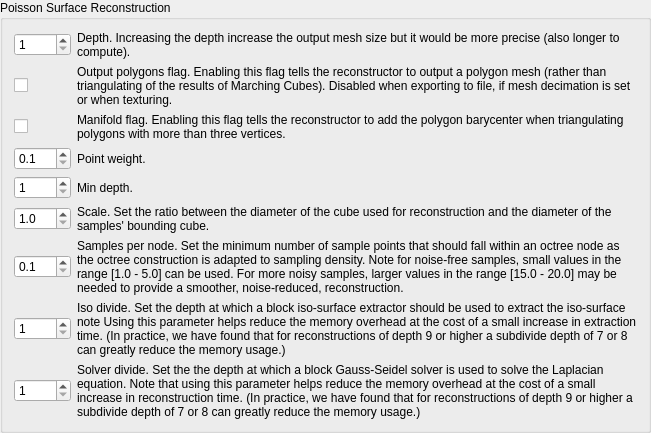
           <widget class="QGroupBox" name="groupBox_poisson">
            <property name="title">
             <string>Poisson Surface Reconstruction</string>
            </property>
            <property name="checkable">
             <bool>false</bool>
            </property>
            <property name="checked">
             <bool>false</bool>
            </property>
            <layout class="QGridLayout" name="gridLayout_14" columnstretch="0,1">
             <item row="0" column="1">
              <widget class="QLabel" name="label_172">
               <property name="text">
                <string>Depth. Increasing the depth increase the output mesh size but it would be more precise (also longer to compute).</string>
               </property>
               <property name="wordWrap">
                <bool>true</bool>
               </property>
              </widget>
             </item>
             <item row="7" column="1">
              <widget class="QLabel" name="label_177">
               <property name="text">
                <string>Samples per node. Set the minimum number of sample points that should fall within an octree node as the octree construction is adapted to sampling density. Note for noise-free samples, small values in the range [1.0 - 5.0] can be used. For more noisy samples, larger values in the range [15.0 - 20.0] may be needed to provide a smoother, noise-reduced, reconstruction.</string>
               </property>
               <property name="wordWrap">
                <bool>true</bool>
               </property>
              </widget>
             </item>
             <item row="8" column="0">
              <widget class="QSpinBox" name="spinBox_poisson_iso">
               <property name="minimum">
                <number>1</number>
               </property>
              </widget>
             </item>
             <item row="2" column="1">
              <widget class="QLabel" name="label_176">
               <property name="text">
                <string>Manifold flag. Enabling this flag tells the reconstructor to add the polygon barycenter when triangulating polygons with more than three vertices.</string>
               </property>
               <property name="wordWrap">
                <bool>true</bool>
               </property>
              </widget>
             </item>
             <item row="7" column="0">
              <widget class="QDoubleSpinBox" name="doubleSpinBox_poisson_samples">
               <property name="decimals">
                <number>1</number>
               </property>
               <property name="minimum">
                <double>0.100000000000000</double>
               </property>
               <property name="maximum">
                <double>30.000000000000000</double>
               </property>
              </widget>
             </item>
             <item row="5" column="0">
              <widget class="QDoubleSpinBox" name="doubleSpinBox_poisson_scale">
               <property name="decimals">
                <number>1</number>
               </property>
               <property name="minimum">
                <double>1.000000000000000</double>
               </property>
               <property name="maximum">
                <double>2.000000000000000</double>
               </property>
              </widget>
             </item>
             <item row="3" column="1">
              <widget class="QLabel" name="label_181">
               <property name="text">
                <string>Point weight.</string>
               </property>
               <property name="wordWrap">
                <bool>true</bool>
               </property>
              </widget>
             </item>
             <item row="4" column="1">
              <widget class="QLabel" name="label_182">
               <property name="text">
                <string>Min depth.</string>
               </property>
               <property name="wordWrap">
                <bool>true</bool>
               </property>
              </widget>
             </item>
             <item row="0" column="0">
              <widget class="QSpinBox" name="spinBox_poisson_depth">
               <property name="minimum">
                <number>1</number>
               </property>
              </widget>
             </item>
             <item row="8" column="1">
              <widget class="QLabel" name="label_178">
               <property name="text">
                <string>Iso divide. Set the depth at which a block iso-surface extractor should be used to extract the iso-surface note Using this parameter helps reduce the memory overhead at the cost of a small increase in extraction time. (In practice, we have found that for reconstructions of depth 9 or higher a subdivide depth of 7 or 8 can greatly reduce the memory usage.)</string>
               </property>
               <property name="wordWrap">
                <bool>true</bool>
               </property>
              </widget>
             </item>
             <item row="9" column="1">
              <widget class="QLabel" name="label_179">
               <property name="text">
                <string>Solver divide. Set the the depth at which a block Gauss-Seidel solver is used to solve the Laplacian equation. Note that using this parameter helps reduce the memory overhead at the cost of a small increase in reconstruction time. (In practice, we have found that for reconstructions of depth 9 or higher a subdivide depth of 7 or 8 can greatly reduce the memory usage.)</string>
               </property>
               <property name="wordWrap">
                <bool>true</bool>
               </property>
              </widget>
             </item>
             <item row="5" column="1">
              <widget class="QLabel" name="label_180">
               <property name="text">
                <string>Scale. Set the ratio between the diameter of the cube used for reconstruction and the diameter of the samples' bounding cube.</string>
               </property>
               <property name="wordWrap">
                <bool>true</bool>
               </property>
              </widget>
             </item>
             <item row="2" column="0">
              <widget class="QCheckBox" name="checkBox_poisson_manifold">
               <property name="text">
                <string/>
               </property>
              </widget>
             </item>
             <item row="9" column="0">
              <widget class="QSpinBox" name="spinBox_poisson_solver">
               <property name="minimum">
                <number>1</number>
               </property>
              </widget>
             </item>
             <item row="1" column="1">
              <widget class="QLabel" name="label_outputPolygons">
               <property name="text">
                <string>Output polygons flag. Enabling this flag tells the reconstructor to output a polygon mesh (rather than triangulating of the results of Marching Cubes). Disabled when exporting to file, if mesh decimation is set or when texturing.</string>
               </property>
               <property name="wordWrap">
                <bool>true</bool>
               </property>
              </widget>
             </item>
             <item row="1" column="0">
              <widget class="QCheckBox" name="checkBox_poisson_outputPolygons">
               <property name="text">
                <string/>
               </property>
              </widget>
             </item>
             <item row="3" column="0">
              <widget class="QDoubleSpinBox" name="doubleSpinBox_poisson_pointWeight">
               <property name="decimals">
                <number>1</number>
               </property>
               <property name="minimum">
                <double>0.100000000000000</double>
               </property>
              </widget>
             </item>
             <item row="4" column="0">
              <widget class="QSpinBox" name="spinBox_poisson_minDepth">
               <property name="minimum">
                <number>1</number>
               </property>
              </widget>
             </item>
            </layout>
           </widget>
